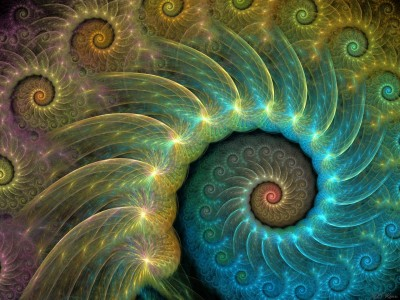
//> input picture convImg/400x300.jpg, 400 x 300 px
$ ./Sobel 400x300.jpg   (built with g++ and OpenCV 4)
//> lines starting //> are read from the running program, lines starting //| are printed output that depends on the picture
#include <cv.h>
#include <highgui.h>
#include <math.h>

using namespace cv;

#define RED 2
#define GREEN 1
#define BLUE 0

void img2gray(unsigned char *imgOutput, unsigned char *imgInput, int width, int height)
{

    for (int row = 0; row < height; row++)
    {
        for (int col = 0; col < width; col++)
        {
            imgOutput[row * width + col] = imgInput[(row * width + col) * 3 + RED] * 0.299 + imgInput[(row * width + col) * 3 + GREEN] * 0.587 + imgInput[(row * width + col) * 3 + BLUE] * 0.114;
        }
    }
}

unsigned char clamp(int value)
{
    if(value < 0)
        value = 0;
    else
        if(value > 255)
            value = 255;
    return (unsigned char)value;
}

void sobelGrad(unsigned char *imgOutput, int maskWidth, char *M, unsigned char *imgInput, int width, int height)
{
    int row;
    int col;
    int Pvalue;

    int N_start_point_row;
    int N_start_point_col;


    for (row = 0; row < height; row++)
    {
        for (col = 0; col < width; col++)
        {
        		Pvalue = 0;
            N_start_point_row = row - (maskWidth/2);
            N_start_point_col = col - (maskWidth/2);
            for(int i = 0; i < maskWidth; i++)
            {
								for(int j = 0; j < maskWidth; j++ )
								{
								    if((N_start_point_col + j >=0 && N_start_point_col + j < width)
								            &&(N_start_point_row + i >=0 && N_start_point_row + i < height))
								    {
								        Pvalue += imgInput[(N_start_point_row + i)*width+(N_start_point_col + j)] * M[i*maskWidth+j];
								        //printf("%d Pvalue: ",Pvalue);
								    }
								}
   					}
   					imgOutput[row * width + col] = clamp(Pvalue);
   					//printf("Pvalue: %d", clamp(Pvalue));
        }
    }
}

void sobelFilter(unsigned char *imgSobel, unsigned char *sobelOutputX, unsigned char *sobelOutputY, int width, int height)
{
    int row;
    int col;

	for (row = 0; row < height; row++)
    {
        for (col = 0; col < width; col++)
        {
            imgSobel[row * width + col] = (sqrt( pow(sobelOutputX[row * width + col],2) + pow(sobelOutputY[row * width + col],2)) );
        }
    }

}


int main(int argc, char **argv)
{
    char *imageName = argv[1];
    char M[] = {-1,0,1,-2,0,2,-1,0,1};
    char Mt[] = {-1,-2,-1,0,0,0,1,2,1};
    unsigned char *dataRawImage, *imgOutput;
    unsigned char *imgSobel, *sobelOutputX, *sobelOutputY;

    Mat image;
    image = imread(imageName, 1);
//> image is the input picture: 300 rows x 400 cols, CV_8UC3; mean B, G, R 70.9, 96.5, 76.4

    Size img_size = image.size();
//> img_size = Size(400, 300)

    int width = img_size.width;
//> width = 400
    int height = img_size.height;
//> height = 300
    int size = sizeof(unsigned char) * width * height * image.channels();
//> size = 360000
    int sizeGray = sizeof(unsigned char) * width * height;
//> sizeGray = 120000

    dataRawImage = (unsigned char*)malloc(size);
    imgOutput = (unsigned char*)malloc(sizeGray);
    sobelOutputX = (unsigned char*)malloc(sizeGray);
    sobelOutputY = (unsigned char*)malloc(sizeGray);
    imgSobel = (unsigned char*)malloc(sizeGray);

    dataRawImage = image.data;

    img2gray(imgOutput, dataRawImage, width, height);

    Mat gray_image, grad_x, abs_grad_x;
    gray_image.create(height,width,CV_8UC1);
    gray_image.data = imgOutput;
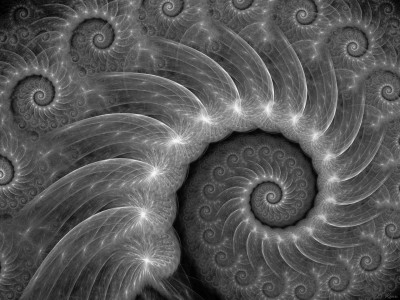
//> gray_image: 300 rows x 400 cols, CV_8UC1; min 0, max 248, mean 87.1

    // Gradient X
	sobelGrad(sobelOutputX, 3, M, imgOutput, width, height);
//> the loop in sobelGrad, `for (row = 0; row < height; row++)` made 300 passes
//> Pvalue on passes 1 to 3: -12, -21, -39
//> after the loop in sobelGrad, `for (row = 0; row < height; row++)`: Pvalue = -13; N_start_point_row = 298; N_start_point_col = 398

	// Gradient Y
	sobelGrad(sobelOutputY, 3, Mt, imgOutput, width, height);
//> the loop in sobelGrad (call 2), `for (row = 0; row < height; row++)` made 300 passes
//> Pvalue on passes 1 to 3: 22, 23, 17

	// Gradient Magnitude
    sobelFilter(imgSobel, sobelOutputX, sobelOutputY, width, height);

    Mat sobel_image;
    sobel_image.create(height,width,CV_8UC1);
    sobel_image.data = imgSobel;
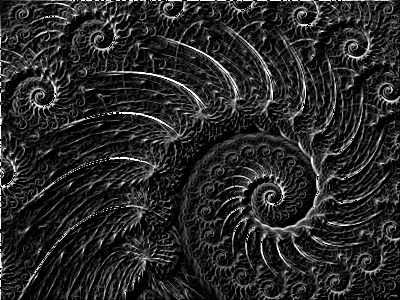
//> sobel_image: 300 rows x 400 cols, CV_8UC1; min 0, max 255, mean 39.7

    namedWindow(imageName, WINDOW_NORMAL);
    namedWindow("Gray Image Secuential", WINDOW_NORMAL);
    namedWindow("Sobel Image OpenCV", WINDOW_NORMAL);

    imshow(imageName,image);
    imshow("Gray Image Secuential", gray_image);
    imshow("Sobel Image OpenCV", sobel_image);

    waitKey(0);

//> (the run ends here: the program stops with an error, at `free(dataRawImage);`)

$ run again, on convImg/serpiente.jpg
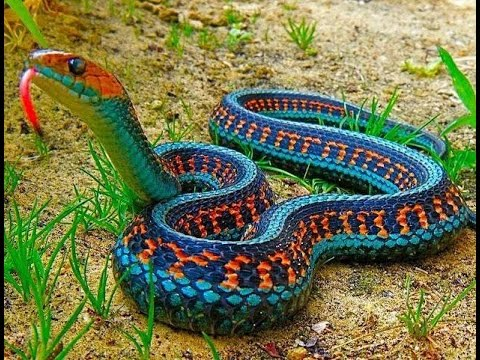
//> input picture convImg/serpiente.jpg, 480 x 360 px
//> image is the input picture: 360 rows x 480 cols, CV_8UC3; mean B, G, R 76.1, 117.5, 113.4
//> `gray_image.data = imgOutput;`:
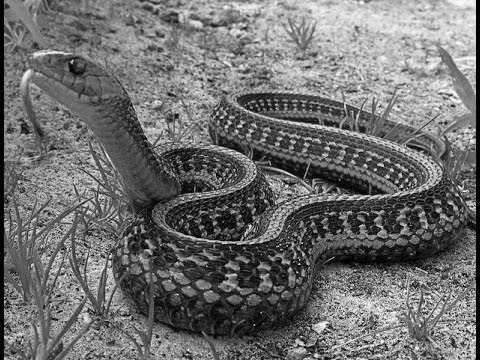
//> gray_image: 360 rows x 480 cols, CV_8UC1; min 0, max 253, mean 111
//> the loop in sobelGrad, `for (row = 0; row < height; row++)` made 360 passes
//> Pvalue on passes 1 to 3: -6, -7, -4
//> after the loop in sobelGrad, `for (row = 0; row < height; row++)`: Pvalue = 0; N_start_point_row = 358; N_start_point_col = 478
//> the loop in sobelGrad (call 2), `for (row = 0; row < height; row++)` made 360 passes
//> Pvalue on passes 1 to 3: 10, -3, -6
//> `sobel_image.data = imgSobel;`:
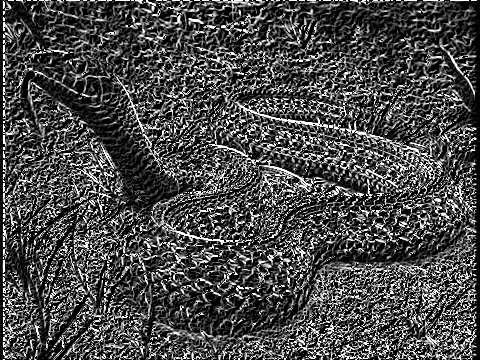
//> sobel_image: 360 rows x 480 cols, CV_8UC1; min 0, max 255, mean 74.2
